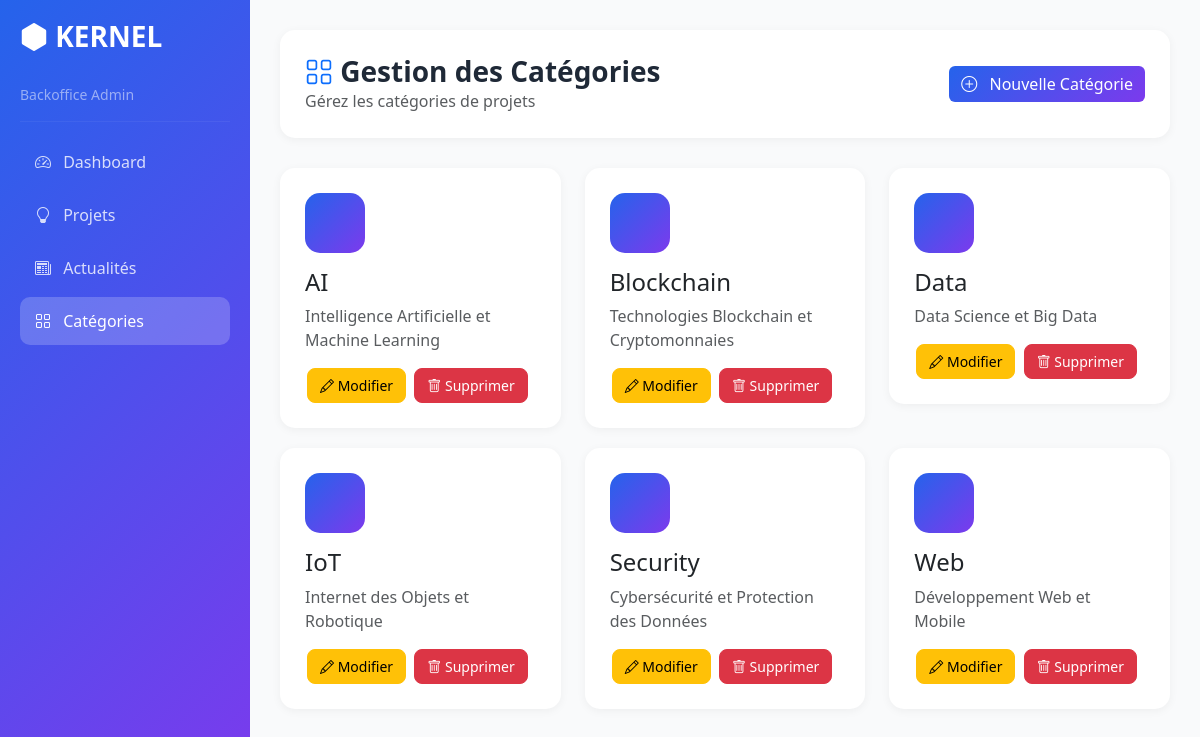
The app's page /Kernel-MohamedChaouachi/view/BackOffice/categorie/listeCategorie.php, older data.
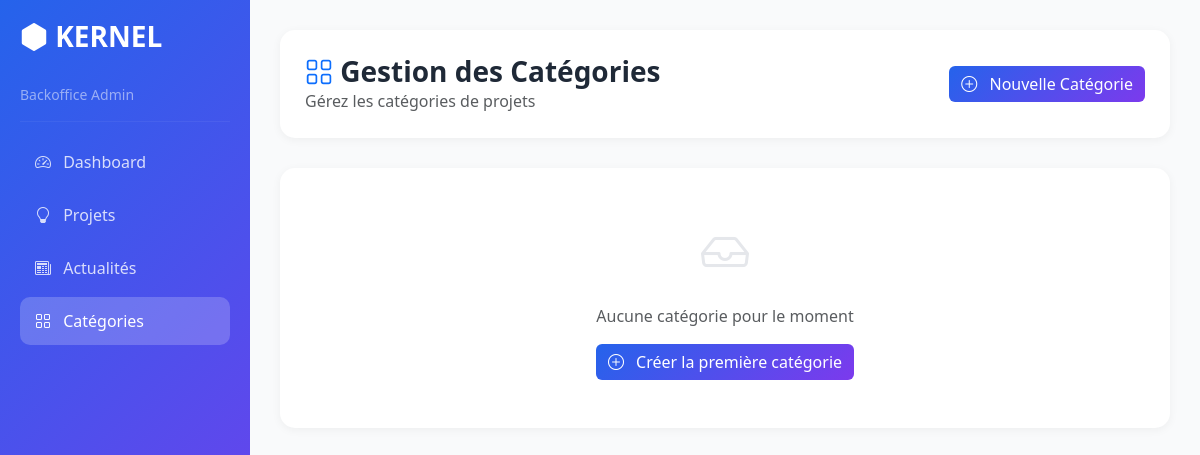
The same page, newer data.
### tables this page shows
CREATE TABLE `categorie` (
  `id` int(11) NOT NULL,
  `nom` varchar(100) DEFAULT NULL,
  `icon` varchar(50) DEFAULT NULL,
  `description` text DEFAULT NULL
);

### Kernel-MohamedChaouachi/controller/categoriecontroller.php (called while the page is built, shortened)
<?php
class CategorieController {
    public function listCategories() {
        $sql = "SELECT * FROM categorie ORDER BY nom ASC";
        $db = config::getConnexion();
        try {
            $list = $db->query($sql);
            return $list->fetchAll();
        } catch (Exception $e) {
            die('Error: ' . $e->getMessage());
        }
    }
}
?>

### Kernel-MohamedChaouachi/view/BackOffice/categorie/listeCategorie.php (the view, shortened to what this page needs)
<?php
include_once(__DIR__ . '/../../../controller/categoriecontroller.php');
$categorieController = new CategorieController();
$categories = $categorieController->listCategories();
?>
<!DOCTYPE html>
<html lang="fr">
<head>
    <link href="https://cdn.jsdelivr.net/npm/bootstrap@5.3.1/dist/css/bootstrap.min.css" rel="stylesheet">
    <link rel="stylesheet" href="https://cdn.jsdelivr.net/npm/bootstrap-icons@1.10.0/font/bootstrap-icons.min.css">
</head>
<body>
    <div class="container-fluid">
        <div class="row">
            <div class="sidebar">
                <h3><i class="bi bi-hexagon-fill"></i> KERNEL</h3>
                <p class="text-white-50 small">Backoffice Admin</p>
                <hr style="border-color: rgba(255,255,255,0.2);">
                <ul class="nav flex-column">
                    <li class="nav-item">
                        <a class="nav-link" href="../dashboard.php">
                            <i class="bi bi-speedometer2 me-2"></i> Dashboard
                        </a>
                    </li>
                    <li class="nav-item">
                        <a class="nav-link" href="../projet/listeProjet.php">
                            <i class="bi bi-lightbulb me-2"></i> Projets
                        </a>
                    </li>
                    <li class="nav-item">
                        <a class="nav-link" href="../actualite/listeActualite.php">
                            <i class="bi bi-newspaper me-2"></i> Actualités
                        </a>
                    </li>
                    <li class="nav-item">
                        <a class="nav-link active" href="listeCategorie.php">
                            <i class="bi bi-grid me-2"></i> Catégories
                        </a>
                    </li>
                </ul>
            </div>
            <div class="main-content">
                <div class="page-header d-flex justify-content-between align-items-center">
                    <div>
                        <h1><i class="bi bi-grid text-primary"></i> Gestion des Catégories</h1>
                        <p class="text-muted mb-0">Gérez les catégories de projets</p>
                    </div>
                    <a href="ajouterCategorie.php" class="btn btn-primary">
                        <i class="bi bi-plus-circle me-2"></i> Nouvelle Catégorie
                    </a>
                </div>
                <?php if (empty($categories)): ?>
                    <div class="card">
                        <div class="card-body text-center py-5">
                            <i class="bi bi-inbox" style="font-size: 48px; color: #E5E7EB;"></i>
                            <p class="text-muted mt-3">Aucune catégorie pour le moment</p>
                            <a href="ajouterCategorie.php" class="btn btn-primary">
                                <i class="bi bi-plus-circle me-2"></i> Créer la première catégorie
                            </a>
                        </div>
                    </div>
                <?php else: ?>
                    <div class="row">
                        <?php foreach ($categories as $cat): ?>
                            <div class="col-md-4">
                                <div class="category-card">
                                    <div class="category-icon">
                                    </div>
                                    <h4><?php echo htmlspecialchars($cat['nom']); ?></h4>
                                    <p class="text-muted"><?php echo htmlspecialchars($cat['description']); ?></p>
                                    <div class="mt-3">
                                        <a href="modifierCategorie.php?id=<?php echo $cat['id']; ?>"
                                           class="btn btn-sm btn-warning btn-action">
                                            <i class="bi bi-pencil"></i> Modifier
                                        </a>
                                        <a href="supprimerCategorie.php?id=<?php echo $cat['id']; ?>"
                                           class="btn btn-sm btn-danger btn-action"
                                           onclick="return confirm('Êtes-vous sûr de vouloir supprimer cette catégorie ?');">
                                            <i class="bi bi-trash"></i> Supprimer
                                        </a>
                                    </div>
                                </div>
                            </div>
                        <?php endforeach; ?>
                    </div>
                <?php endif; ?>
            </div>
        </div>
    </div>
</body>
</html>

### Kernel-MohamedChaouachi/view/BackOffice/categorie/listeCategorie.php (style rules this page uses)
:root { --primary: #2563EB; --secondary: #7C3AED; --accent: #F59E0B; }
body { background: #F9FAFB; overflow-x: hidden; }
.sidebar { background: linear-gradient(135deg, var(--primary), var(--secondary)); min-height: 100vh; color: white; position: fixed; width: 250px; padding: 20px; left: 0; top: 0; z-index: 1000; }
.sidebar h3 { font-weight: 700; margin-bottom: 30px; }
.sidebar .nav-link { color: rgba(255,255,255,0.8); padding: 12px 15px; border-radius: 10px; margin-bottom: 5px; transition: all 0.3s; }
.sidebar .nav-link:hover, .sidebar .nav-link.active { background: rgba(255,255,255,0.2); color: white; }
.main-content { margin-left: 250px; padding: 30px; min-height: 100vh; width: calc(100% - 250px); overflow-x: hidden; }
.page-header { background: white; padding: 25px; border-radius: 15px; box-shadow: 0 2px 10px rgba(0,0,0,0.05); margin-bottom: 30px; }
.page-header h1 { font-size: 28px; font-weight: 700; color: #1F2937; margin: 0; }
.card { border: none; border-radius: 15px; box-shadow: 0 2px 10px rgba(0,0,0,0.05); }
.btn-primary { background: linear-gradient(135deg, var(--primary), var(--secondary)); border: none; }
.category-card { background: white; border-radius: 15px; padding: 25px; box-shadow: 0 2px 10px rgba(0,0,0,0.05); transition: transform 0.3s; margin-bottom: 20px; }
.category-icon { width: 60px; height: 60px; border-radius: 15px; display: flex; align-items: center; justify-content: center; font-size: 28px; margin-bottom: 15px; background: linear-gradient(135deg, var(--primary), var(--secondary)); color: white; }
.btn-action { padding: 6px 12px; border-radius: 8px; font-size: 14px; margin: 0 2px; }

Row changes from the older to the newer data that the page shows:
removed categorie: nom "AI", description "Intelligence Artificielle et Machine Learning"
removed categorie: nom "Blockchain", description "Technologies Blockchain et Cryptomonnaies"
removed categorie: nom "Data", description "Data Science et Big Data"
removed categorie: nom "IoT", description "Internet des Objets et Robotique"
removed categorie: nom "Security", description "Cybersécurité et Protection des Données"
removed categorie: nom "Web", description "Développement Web et Mobile"
Text that changed along with them:
text now shown: "Aucune catégorie pour le moment Créer la première catégorie"
